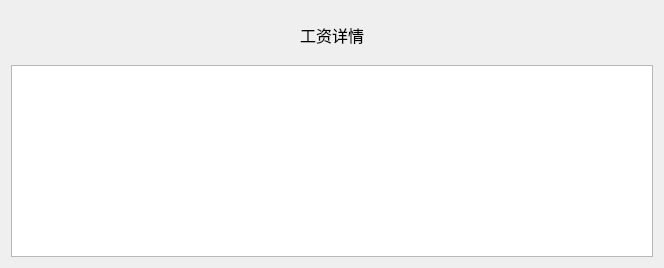
      <widget class="QWidget" name="TAB_MgeWage">
       <attribute name="title">
        <string>工资管理</string>
       </attribute>
       <layout class="QVBoxLayout" name="verticalLayout_2">
        <item>
         <widget class="QWidget" name="WGT_MgeWage" native="true">
          <layout class="QHBoxLayout" name="horizontalLayout_3">
           <item>
            <spacer name="horizontalSpacer_3">
             <property name="orientation">
              <enum>Qt::Horizontal</enum>
             </property>
             <property name="sizeHint" stdset="0">
              <size>
               <width>262</width>
               <height>20</height>
              </size>
             </property>
            </spacer>
           </item>
           <item>
            <widget class="QLabel" name="LBL_Wage">
             <property name="minimumSize">
              <size>
               <width>100</width>
               <height>30</height>
              </size>
             </property>
             <property name="maximumSize">
              <size>
               <width>100</width>
               <height>30</height>
              </size>
             </property>
             <property name="font">
              <font>
               <pointsize>12</pointsize>
              </font>
             </property>
             <property name="text">
              <string>工资详情</string>
             </property>
             <property name="alignment">
              <set>Qt::AlignCenter</set>
             </property>
            </widget>
           </item>
           <item>
            <spacer name="horizontalSpacer_4">
             <property name="orientation">
              <enum>Qt::Horizontal</enum>
             </property>
             <property name="sizeHint" stdset="0">
              <size>
               <width>262</width>
               <height>20</height>
              </size>
             </property>
            </spacer>
           </item>
          </layout>
         </widget>
        </item>
        <item>
         <widget class="QTableView" name="TBW_WageInfo"/>
        </item>
       </layout>
      </widget>
